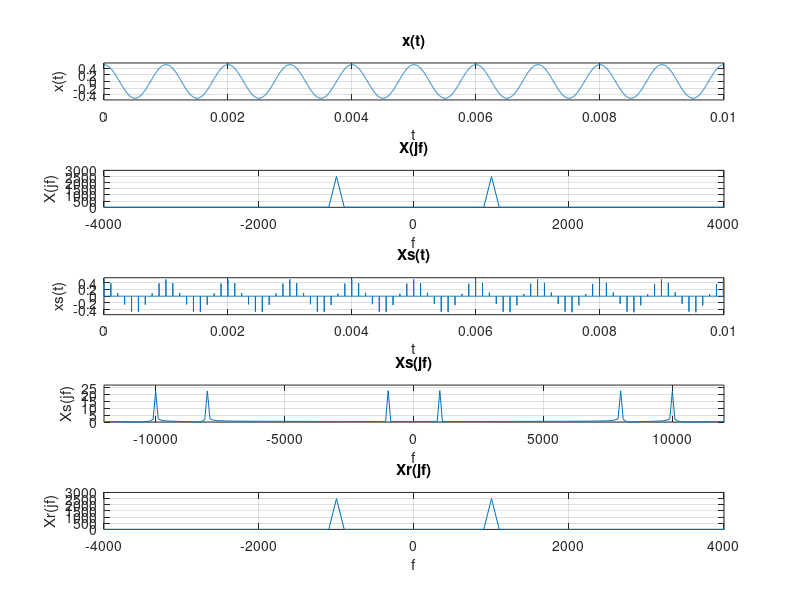

The MATLAB source for this figure: (Note: this script raises an error after producing the figure.)
clear all;

% variables for tuning
f_samp = 9000;
f_tone1=1000;

% 1a,b) x(t) setup/graph
Trep=1e-6;
t1=0:Trep:0.01;

xt=0.5*cos(2*pi*f_tone1*t1);

figure(1);
subplot(5,1,1);
plot(t1, xt), axis([0 0.01 -0.55 0.55]), grid on, ylabel("x(t)"), xlabel("t"), title("x(t)");

% 1c) X(jf) continuous spectrum plot of x(t)0
x_sp = fft(xt);
x_sp_sf=fftshift(x_sp);
f_axis = linspace(-1/Trep/2, 1/Trep/2, length(x_sp_sf));

subplot(5,1,2);
plot(f_axis, abs(x_sp_sf)), axis([-4000 4000 0 3000]), grid on, ylabel("X(jf)"), xlabel("f"), title("X(jf)");

% 1d) p(t) impulse train function
pt = zeros(1,length(t1));
pt(1:floor(1/f_samp/Trep):end) = 1;

% 1e) Calculate xs(t)
xst = xt .* pt;

subplot(5,1,3);
plot(t1,xst), axis([0 0.01 -0.55 0.55]), grid on, xlabel("t"), ylabel("xs(t)"), title("Xs(t)");

% 1f) Calculate Xs(jf)
xs_sp = fft(xst);
xs_sp_sf=fftshift(xs_sp);

subplot(5,1,4);
plot(f_axis, abs(xs_sp_sf)), axis([-12000 12000 0 27]), grid on, xlabel("f"), ylabel("Xs(jf)"), title("Xs(jf)");

% 1g) Filter Xs(jf) with Hr(jf)
hr = zeros(1,length(f_axis));
for a=1:length(f_axis)
    if abs(f_axis(a)) < (f_samp/2)
        hr(a) = 1/f_samp;
    end
end
%hr((length(f_axis)/2)-(length(f_axis)/f_samp/2):(length(f_axis)/2)+(f_samp/2)) = 1/f_samp;

%subplot(5,1,5);
%plot(f_axis, hr), axis([-4000 4000 0 0.0003]);

% 1h) Plot reconstructed spectrum Xr(jf)
xr_sp = xs_sp_sf .* hr;
xr_sp(find(abs(xr_sp)<max(xr_sp)/5)) = 0;  % remove low level ocscillations
xr_sp_scaled = max(x_sp)/max(xr_sp)*xr_sp;


subplot(5,1,5);
plot(f_axis, abs(xr_sp_scaled)), axis([-4000 4000 0 3000]), grid on, ylabel("Xr(jf)"), xlabel("f"), title("Xr(jf)");

% 1i) Calculate xr(t)
xr = iffts(xr_sp_scaled);

% 1j) Plot xr(t) next to x(t)
figure(2);
subplot(2,1,1);
plot(t1, xt), axis([0 0.01 -0.55 0.55]), grid on, ylabel("x(t)"), xlabel("t"), title("x(t)");
subplot(2,1,2);
plot(t1, real(xr)), axis([0 0.01 -0.55 0.55]), grid on, ylabel("xr(t)"), xlabel("t"), title("xr(t)");


% Functions
function output_signal = iffts(input_signal)
output_signal = ifft(ifftshift(input_signal));
end